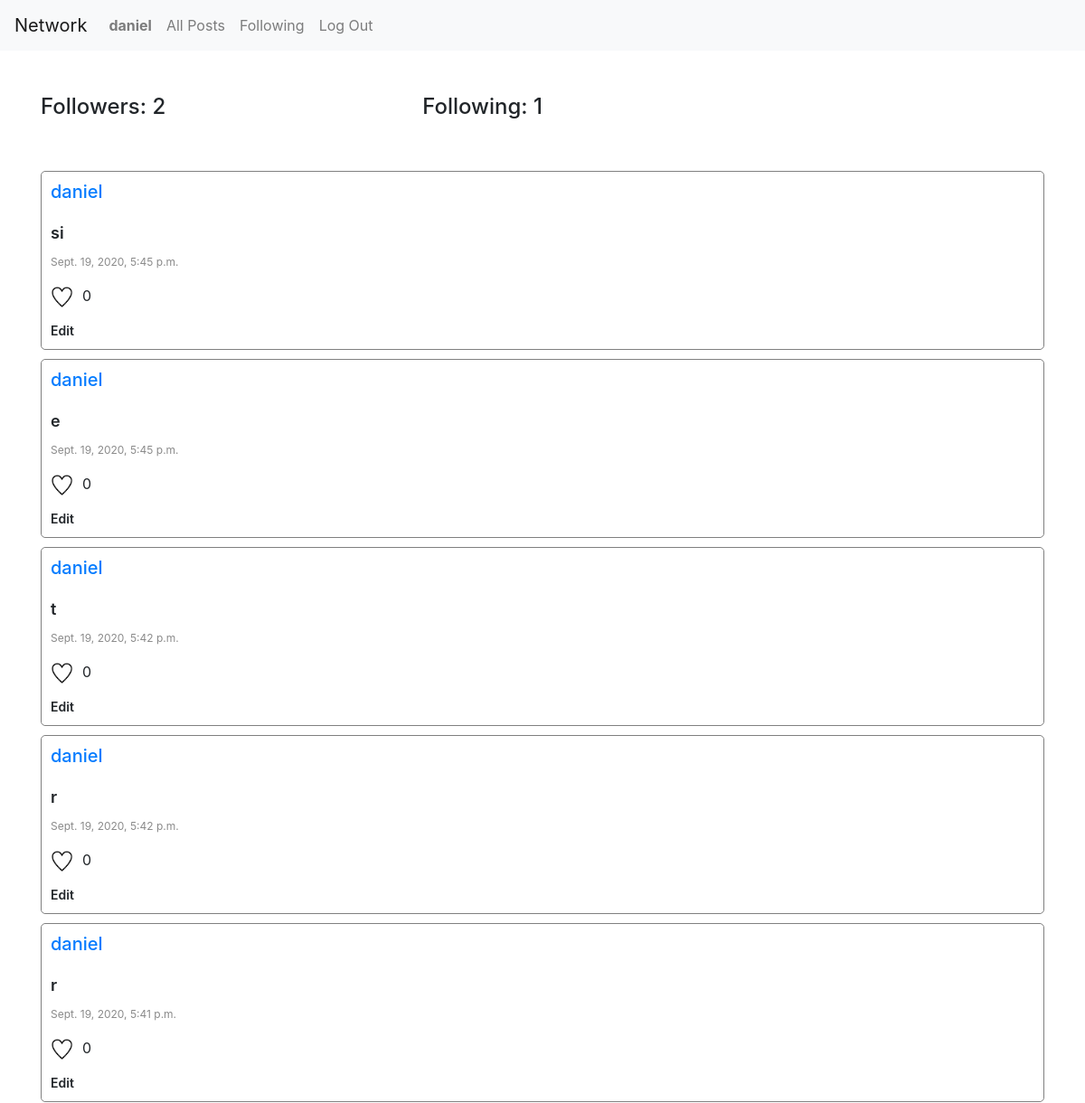
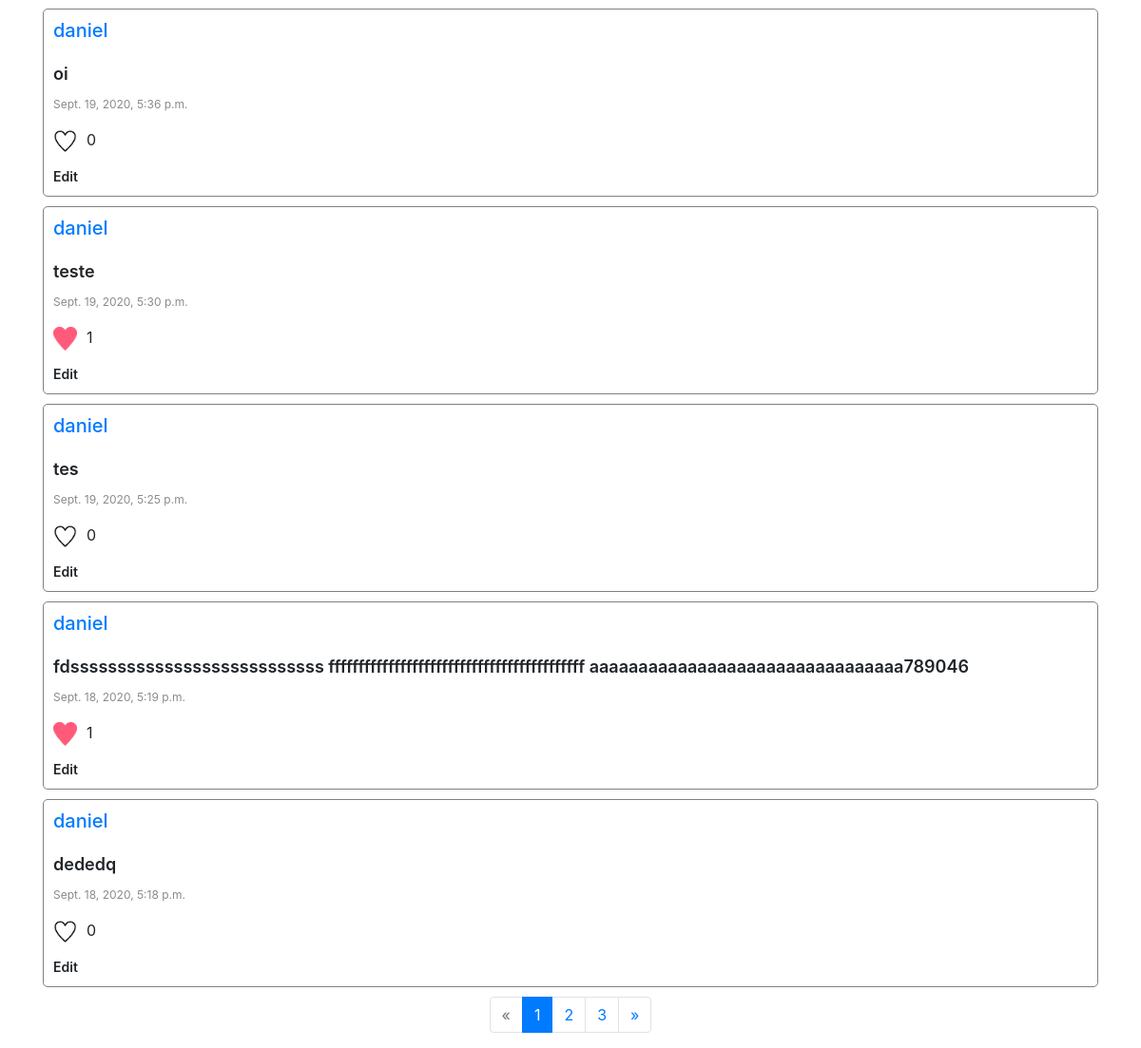
The page /profile/daniel (signed in) on the database its author committed (2 pictures, top to bottom).
### network/models.py (models this page shows)
class User(AbstractUser):
    pass

class Post(models.Model):
    id = models.AutoField(primary_key=True)
    body = models.CharField(max_length=256, blank=False)
    timestamp = models.DateTimeField(auto_now_add=True)
    user_id = models.ForeignKey(User, on_delete=models.CASCADE, related_name="poster")
    like = models.ManyToManyField(User, blank=True, related_name="like")

### network/views.py (the view)
# urls.py: path("profile/<str:user>", views.profile, name="profile"),
def profile(request, user):
    try:
        poster = User.objects.get(username=user)
        post_list = Post.objects.filter(user_id=poster).order_by("-timestamp")
        user_followers = poster.following.all()
        page = request.GET.get('page', 1)
        paginator = Paginator(post_list, 10)
        try:
            posts = paginator.page(page)
        except PageNotAnInteger:
            posts = paginator.page(1)
        except EmptyPage:
            posts = paginator.page(paginator.num_pages)
        followers = Following.objects.filter(user_id=poster)
        following = Following.objects.filter(following_user_id=poster)
        if Following.objects.filter(following_user_id=request.user, user_id=poster).exists():
            follow = "Unfollow"
        else:
            follow = "Follow"
    except User.DoesNotExist:
        return HttpResponseBadRequest("Bad Request: User does not exist")
    return render(request, "network/profile.html", {
        "posts": posts ,
        "perfil": user,
        "following":following,
        "followers":followers,
        "follow":follow
    })

### network/templates/network/profile.html (shortened to what this page needs)
{% extends "network/layout.html" %}
{% load static %}
{% block body %}
    <div class="mt-5 container">
        <div class="d-flex justify-content-between w-50">
            <h4 class="folowersCount">Followers: {{ followers.count }}</h4>
            <h4>Following: {{ following.count }}</h4>
        </div>
    </div>
    <div class="mt-5 container">
        {% for post in posts %}
            <div class="postContainer">
                <a href="{% url 'profile' post.user_id %}"><h5>{{ post.user_id }}</h5></a>
                <p class="postBody">{{ post.body }}</p>
                <p class="postTimestamp">{{ post.timestamp }}</p>
                <div class="d-flex">
                    <form class="likeButton" id="{{post.id}}">
                        {% if user in post.like.all %}
                            <img id="likeImage{{post.id}}" src="../../static/network/likeButtonRed.png" alt="Italian Trulli">
                        {% else %}
                            <img id="likeImage{{post.id}}" src="../../static/network/likeButtonWhite.png" alt="Italian Trulli">
                        {% endif %}
                    </form>
                    <p id="postCount{{post.id}}">{{ post.like.count }}</p>
                </div>
                {% if user == post.user_id %}
                    <div class="d-flex" id="anchor{{post.id}}">
                        <a class="editButton" id="{{post.id}}">Edit</a>
                    </div>
                {% endif %}
            </div>
        {% endfor %}
    </div>
    {% if posts.has_other_pages %}
        <nav aria-label="Page navigation example">
            <ul class="pagination justify-content-center">
                {% if posts.has_previous %}
                    <li class="page-item"><a class="page-link" href="?page={{ posts.previous_page_number }}">&laquo;</a></li>
                {% else %}
                    <li class=" page-item disabled"><span class="page-link">&laquo;</span></li>
                {% endif %}
                {% for i in posts.paginator.page_range %}
                    {% if posts.number == i %}
                        <li class="page-item active"><span class="page-link">{{ i }} <span class="page-link sr-only">(current)</span></span></li>
                    {% else %}
                        <li class="page-item"><a class="page-link" href="?page={{ i }}">{{ i }}</a></li>
                    {% endif %}
                {% endfor %}
                {% if posts.has_next %}
                    <li class="page-item" ><a class="page-link" href="?page={{ posts.next_page_number }}">&raquo;</a></li>
                {% else %}
                    <li class="page-item disabled"><span class="page-link">&raquo;</span></li>
                {% endif %}
            </ul>
        </nav>
    {% endif %}
{% endblock %}

### network/templates/network/layout.html (shortened to what this page needs)
{% load static %}
<!DOCTYPE html>
<html lang="en">
    <head>
        <link rel="stylesheet" href="https://stackpath.bootstrapcdn.com/bootstrap/4.4.1/css/bootstrap.min.css">
        <link href="{% static 'network/styles.css' %}" rel="stylesheet">
    </head>
    <body>
        <nav class="navbar navbar-expand-lg navbar-light bg-light">
            <a class="navbar-brand" href="#">Network</a>
            <div>
              <ul class="navbar-nav mr-auto">
                {% if user.is_authenticated %}
                    <li class="nav-item">
                        <a class="nav-link" href="{% url 'profile' user.username %}"><strong>{{ user.username }}</strong></a>
                    </li>
                {% endif %}
                <li class="nav-item">
                  <a class="nav-link" href="{% url 'index' %}">All Posts</a>
                </li>
                {% if user.is_authenticated %}
                    <li class="nav-item">
                        <a class="nav-link" href="{% url 'following' %}">Following</a>
                    </li>
                    <li class="nav-item">
                        <a class="nav-link" href="{% url 'logout' %}">Log Out</a>
                    </li>
                {% endif %}
              </ul>
            </div>
          </nav>
        <div class="body">
            {% block body %}
            {% endblock %}
        </div>
    </body>
</html>

### network/static/network/styles.css (style rules this page uses)
.postContainer { border: 1px solid grey; border-radius: 5px; margin: 10px 0; padding:10px }
.postBody { margin: 0 0 10px 0; font-weight: 600; font-size: 18px; }
.postTimestamp { color:#8a8a8a; font-size: 12px; }
h5 { margin-bottom: 20px; }
.likeButton img { margin-right: 10px; max-height: 25px; }
.likeButton > * { pointer-events: none; }
.editButton, .saveButton, .cancelButton { font-size: 14px; font-weight: 600; }

### rows shown on the page
User: username "daniel"
Post: user_id "daniel", body "si", timestamp "Sept. 19, 2020, 5:45 p.m.", like.count "0"
Post: user_id "daniel", body "e", timestamp "Sept. 19, 2020, 5:45 p.m.", like.count "0"
Post: user_id "daniel", body "t", timestamp "Sept. 19, 2020, 5:42 p.m.", like.count "0"
Post: user_id "daniel", body "r", timestamp "Sept. 19, 2020, 5:42 p.m.", like.count "0"
Post: user_id "daniel", body "r", timestamp "Sept. 19, 2020, 5:41 p.m.", like.count "0"
Post: user_id "daniel", body "oi", timestamp "Sept. 19, 2020, 5:36 p.m.", like.count "0"
Post: user_id "daniel", body "teste", timestamp "Sept. 19, 2020, 5:30 p.m.", like.count "1"
Post: user_id "daniel", body "tes", timestamp "Sept. 19, 2020, 5:25 p.m.", like.count "0"
Post: user_id "daniel", body "fdsssssssssssssssssssssssssss fffffffffffffffffffffffffffffffffffffffffff aaaaaaaaaaaaaaaaaaaaaaaaaaaaaaaa789046", timestamp "Sept. 18, 2020, 5:19 p.m.", like.count "1"
Post: user_id "daniel", body "dededq", timestamp "Sept. 18, 2020, 5:18 p.m.", like.count "0"

### other values the page prints
{{ followers.count }} "2"
{{ following.count }} "1"
{{ i }} "1"
{{ i }} "2" "3"
